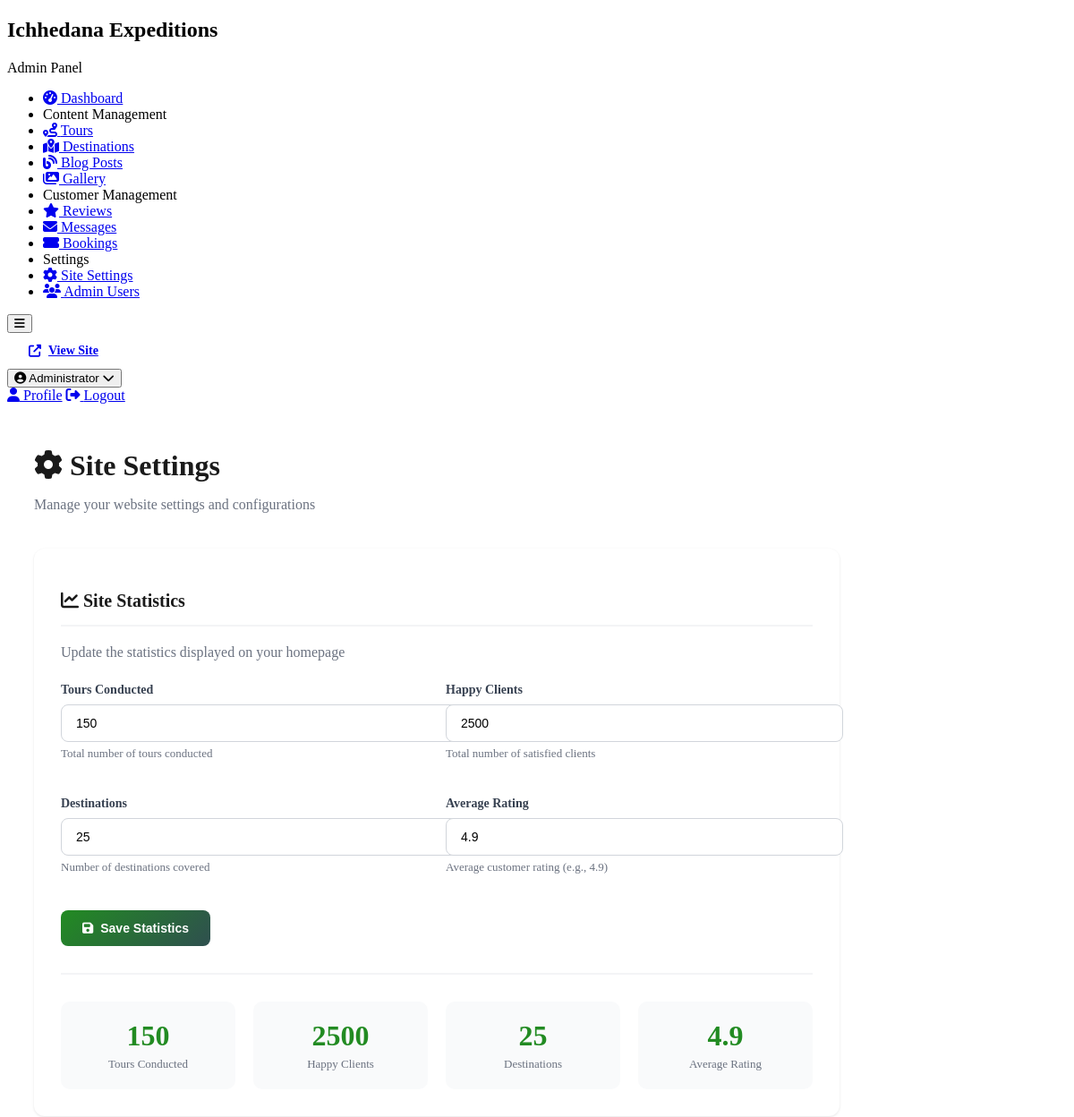
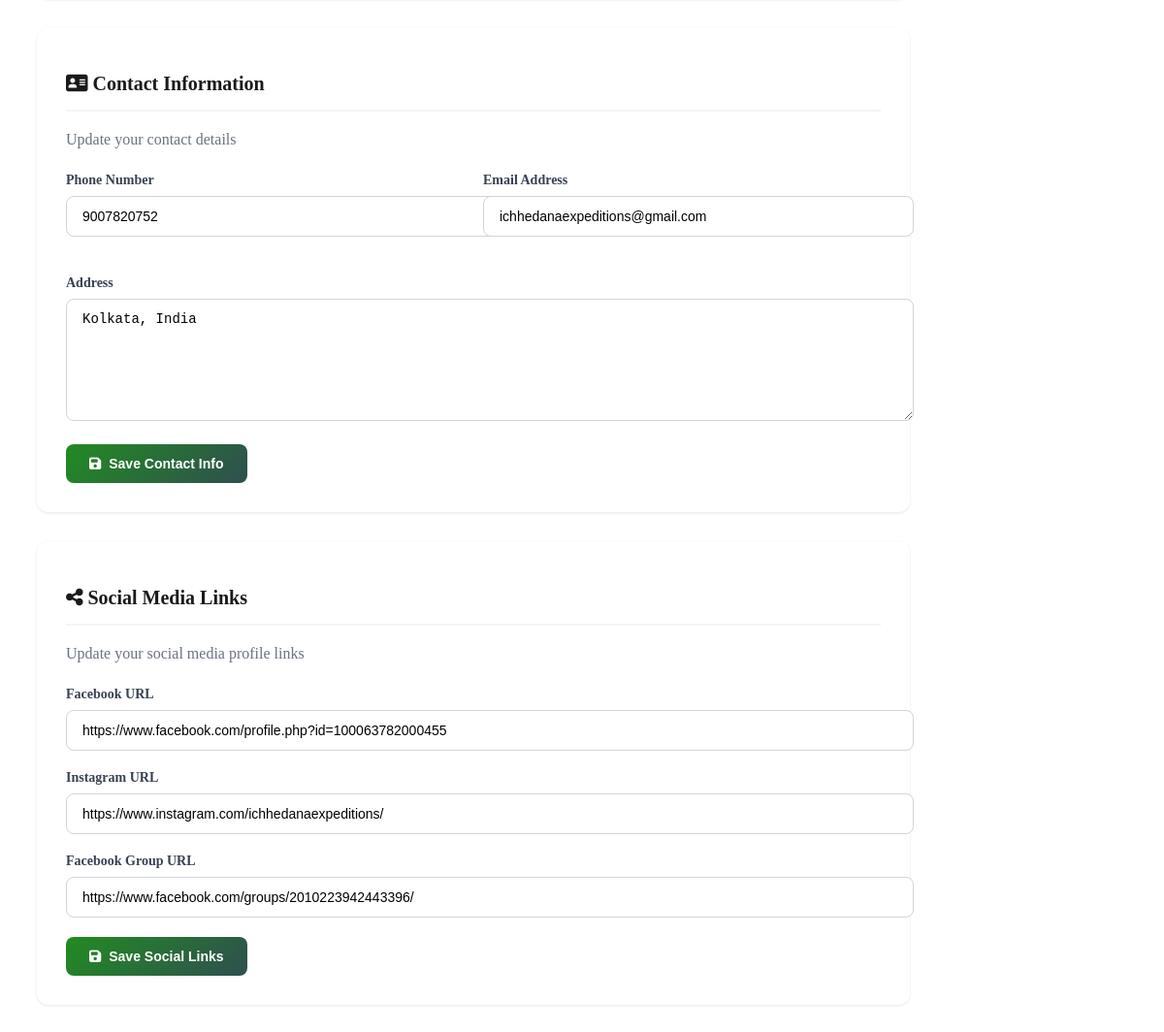
Screenshot of /admin/settings.php (signed in) with the database file from the repository (2 pictures, top to bottom).
### tables this page shows
CREATE TABLE IF NOT EXISTS site_statistics (
    id INT AUTO_INCREMENT PRIMARY KEY,
    stat_key VARCHAR(50) UNIQUE NOT NULL,
    stat_value VARCHAR(100) NOT NULL,
    stat_label VARCHAR(100) NOT NULL,
    icon_class VARCHAR(50) NOT NULL,
    display_order INT DEFAULT 0,
    created_at TIMESTAMP DEFAULT CURRENT_TIMESTAMP,
    updated_at TIMESTAMP DEFAULT CURRENT_TIMESTAMP ON UPDATE CURRENT_TIMESTAMP
);

### admin/settings.php (the view, shortened to what this page needs)
<?php
require_once __DIR__ . '/includes/admin-header.php';
$db = Database::getInstance()->getConnection();
$siteStats = [];
$stmt = $db->query("SELECT * FROM site_statistics ORDER BY display_order");
$statsData = $stmt->fetchAll();
foreach ($statsData as $stat) {
    $siteStats[$stat['stat_key']] = $stat;
}
?>
<div class="admin-content">
    <div class="settings-header">
        <h1><i class="fas fa-cog"></i> Site Settings</h1>
        <p>Manage your website settings and configurations</p>
    </div>
    <div class="settings-container">
        <div class="settings-card">
            <h2><i class="fas fa-chart-line"></i> Site Statistics</h2>
            <p style="color: #6b7280; margin-bottom: 25px;">Update the statistics displayed on your homepage</p>
            <form method="POST" action="">
                <div class="form-grid">
                    <div class="form-group">
                        <label for="tours_conducted">Tours Conducted</label>
                        <input type="number" id="tours_conducted" name="tours_conducted"
                               value="<?php echo isset($siteStats['tours_conducted']) ? htmlspecialchars($siteStats['tours_conducted']['stat_value']) : '150'; ?>"
                               required>
                        <div class="form-help">Total number of tours conducted</div>
                    </div>
                    <div class="form-group">
                        <label for="happy_clients">Happy Clients</label>
                        <input type="number" id="happy_clients" name="happy_clients"
                               value="<?php echo isset($siteStats['happy_clients']) ? htmlspecialchars($siteStats['happy_clients']['stat_value']) : '2500'; ?>"
                               required>
                        <div class="form-help">Total number of satisfied clients</div>
                    </div>
                    <div class="form-group">
                        <label for="destinations">Destinations</label>
                        <input type="number" id="destinations" name="destinations"
                               value="<?php echo isset($siteStats['destinations']) ? htmlspecialchars($siteStats['destinations']['stat_value']) : '25'; ?>"
                               required>
                        <div class="form-help">Number of destinations covered</div>
                    </div>
                    <div class="form-group">
                        <label for="average_rating">Average Rating</label>
                        <input type="text" id="average_rating" name="average_rating"
                               value="<?php echo isset($siteStats['average_rating']) ? htmlspecialchars($siteStats['average_rating']['stat_value']) : '4.9'; ?>"
                               pattern="[0-9]+(\.[0-9]+)?" step="0.1" required>
                        <div class="form-help">Average customer rating (e.g., 4.9)</div>
                    </div>
                </div>
                <button type="submit" name="update_stats" class="btn btn-primary">
                    <i class="fas fa-save"></i> Save Statistics
                </button>
                <div class="stats-preview">
                    <div class="stat-preview-item">
                        <div class="stat-preview-number" id="preview-tours">
                            <?php echo isset($siteStats['tours_conducted']) ? htmlspecialchars($siteStats['tours_conducted']['stat_value']) : '150'; ?>
                        </div>
                        <div class="stat-preview-label">Tours Conducted</div>
                    </div>
                    <div class="stat-preview-item">
                        <div class="stat-preview-number" id="preview-clients">
                            <?php echo isset($siteStats['happy_clients']) ? htmlspecialchars($siteStats['happy_clients']['stat_value']) : '2500'; ?>
                        </div>
                        <div class="stat-preview-label">Happy Clients</div>
                    </div>
                    <div class="stat-preview-item">
                        <div class="stat-preview-number" id="preview-destinations">
                            <?php echo isset($siteStats['destinations']) ? htmlspecialchars($siteStats['destinations']['stat_value']) : '25'; ?>
                        </div>
                        <div class="stat-preview-label">Destinations</div>
                    </div>
                    <div class="stat-preview-item">
                        <div class="stat-preview-number" id="preview-rating">
                            <?php echo isset($siteStats['average_rating']) ? htmlspecialchars($siteStats['average_rating']['stat_value']) : '4.9'; ?>
                        </div>
                        <div class="stat-preview-label">Average Rating</div>
                    </div>
                </div>
            </form>
        </div>
        <div class="settings-card">
            <h2><i class="fas fa-address-card"></i> Contact Information</h2>
            <p style="color: #6b7280; margin-bottom: 25px;">Update your contact details</p>
            <form method="POST" action="">
                <div class="form-grid">
                    <div class="form-group">
                        <label for="contact_phone">Phone Number</label>
                        <input type="tel" id="contact_phone" name="contact_phone"
                               value="9007820752" required>
                    </div>
                    <div class="form-group">
                        <label for="contact_email">Email Address</label>
                        <input type="email" id="contact_email" name="contact_email"
                               value="ichhedanaexpeditions@gmail.com" required>
                    </div>
                </div>
                <div class="form-group">
                    <label for="contact_address">Address</label>
                    <textarea id="contact_address" name="contact_address">Kolkata, India</textarea>
                </div>
                <button type="submit" name="update_contact" class="btn btn-primary">
                    <i class="fas fa-save"></i> Save Contact Info
                </button>
            </form>
        </div>
        <div class="settings-card">
            <h2><i class="fas fa-share-alt"></i> Social Media Links</h2>
            <p style="color: #6b7280; margin-bottom: 25px;">Update your social media profile links</p>
            <form method="POST" action="">
                <div class="form-group">
                    <label for="facebook_url">Facebook URL</label>
                    <input type="url" id="facebook_url" name="facebook_url"
                           value="https://www.facebook.com/profile.php?id=100063782000455">
                </div>
                <div class="form-group">
                    <label for="instagram_url">Instagram URL</label>
                    <input type="url" id="instagram_url" name="instagram_url"
                           value="https://www.instagram.com/ichhedanaexpeditions/">
                </div>
                <div class="form-group">
                    <label for="group_url">Facebook Group URL</label>
                    <input type="url" id="group_url" name="group_url"
                           value="https://www.facebook.com/groups/2010223942443396/">
                </div>
                <button type="submit" name="update_social" class="btn btn-primary">
                    <i class="fas fa-save"></i> Save Social Links
                </button>
            </form>
        </div>
    </div>
</div>
<?php require_once __DIR__ . '/includes/admin-footer.php'; ?>

### admin/settings.php (style rules this page uses)
.admin-content { padding: 30px; }
.settings-header { margin-bottom: 40px; }
.settings-header h1 { font-size: 32px; font-weight: 700; color: #1a1a1a; margin-bottom: 8px; }
.settings-header p { font-size: 16px; color: #6b7280; }
.settings-container { max-width: 900px; }
.settings-card { background: white; border-radius: 12px; box-shadow: 0 1px 3px rgba(0, 0, 0, 0.1); padding: 30px; margin-bottom: 30px; }
.settings-card h2 { font-size: 20px; font-weight: 600; color: #1a1a1a; margin-bottom: 20px; padding-bottom: 15px; border-bottom: 2px solid #f3f4f6; }
.form-grid { display: grid; grid-template-columns: repeat(2, 1fr); gap: 20px; margin-bottom: 20px; }
.form-group { margin-bottom: 20px; }
.form-group label { display: block; font-size: 14px; font-weight: 600; color: #374151; margin-bottom: 8px; }
.form-group input, .form-group select, .form-group textarea { width: 100%; padding: 12px 16px; border: 1px solid #d1d5db; border-radius: 8px; font-size: 14px; transition: border-color 0.3s ease; }
.form-group textarea { resize: vertical; min-height: 100px; }
.form-help { font-size: 13px; color: #6b7280; margin-top: 5px; }
.btn { display: inline-flex; align-items: center; gap: 8px; padding: 12px 24px; border-radius: 8px; font-size: 14px; font-weight: 600; cursor: pointer; transition: all 0.3s ease; border: none; }
.btn-primary { background: linear-gradient(135deg, #228B22 0%, #2F4F4F 100%); color: white; }
.stats-preview { display: grid; grid-template-columns: repeat(4, 1fr); gap: 20px; margin-top: 30px; padding-top: 30px; border-top: 2px solid #f3f4f6; }
.stat-preview-item { text-align: center; padding: 20px; background: #f9fafb; border-radius: 10px; }
.stat-preview-number { font-size: 32px; font-weight: 700; color: #228B22; margin-bottom: 5px; }
.stat-preview-label { font-size: 13px; color: #6b7280; font-weight: 500; }

### rows the page displays
site_statistics: tours_conducted "150", stat_value "150"
site_statistics: happy_clients "2500", stat_value "2500"
site_statistics: destinations "25", stat_value "25"
site_statistics: average_rating "4.9", stat_value "4.9"

### other values shown
SITE_NAME "Ichhedana Expeditions"
$admin_user['full_name'] "Administrator"
